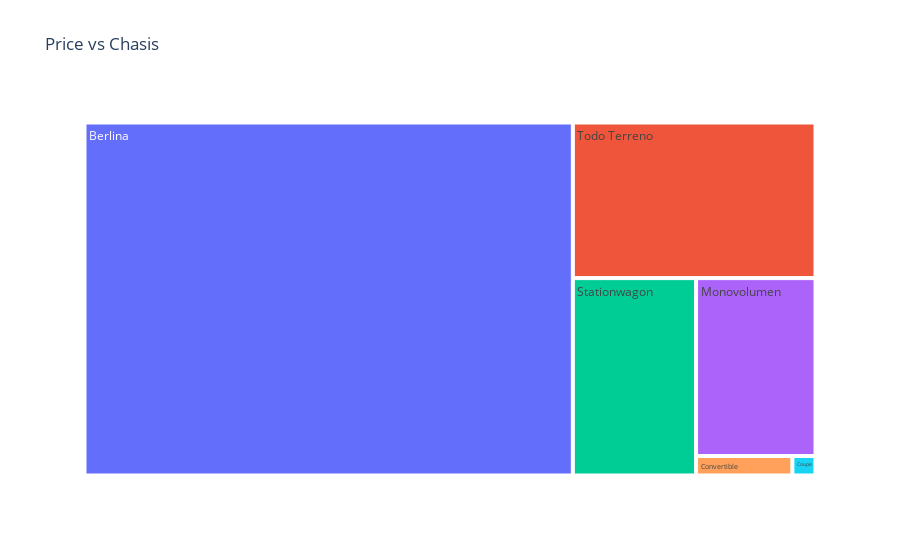

Notebook code cell kept with this figure:
### Code cell
px.treemap(db.groupby(by='Chasis').count().reset_index(), path=['Chasis'], labels='Chasis', 
           values='Price_euro', title='Price vs Chasis')

### Figure 1 — Plotly figure (JSON) as saved in the notebook; plotly's stock layout.template omitted (floating-point values rounded to 4 significant figures)
{"data": [{"branchvalues": "total", "domain": {"x": [0, 1], "y": [0, 1]}, "hovertemplate": "labels=%{label}<br>Price_euro=%{value}<br>parent=%{parent}<br>id=%{id}<extra></extra>", "ids": ["Berlina", "Convertible", "Coupe", "Monovolumen", "Stationwagon", "Todo Terreno"], "labels": ["Berlina", "Convertible", "Coupe", "Monovolumen", "Stationwagon", "Todo Terreno"], "name": "", "parents": ["", "", "", "", "", ""], "type": "treemap", "values": [2296, 25, 6, 283, 324, 503]}], "layout": {"legend": {"tracegroupgap": 0}, "title": {"text": "Price vs Chasis"}}}
